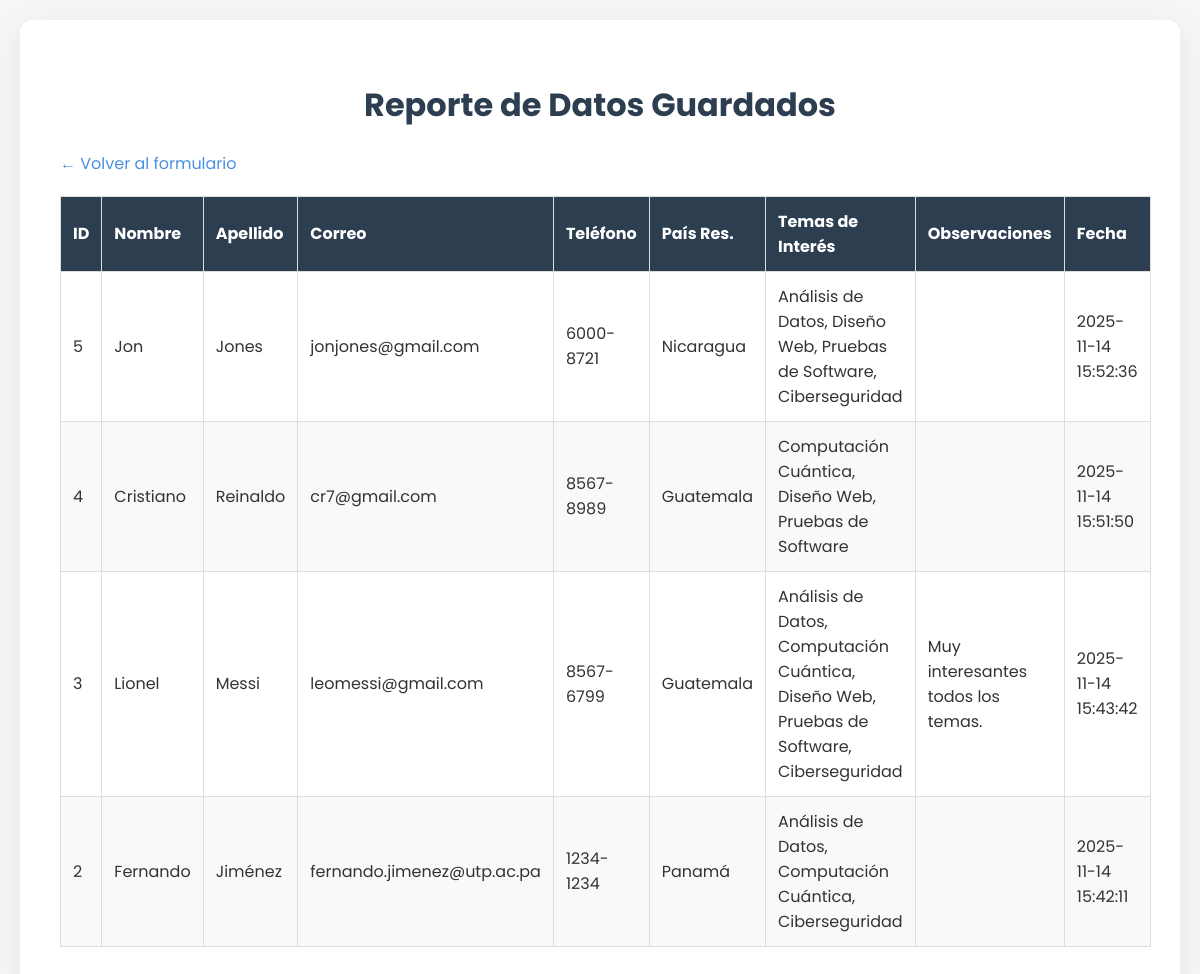
The page /reporte.php on the database its author committed.
### tables this page shows
CREATE TABLE IF NOT EXISTS `inscriptores` (
  `id` int NOT NULL AUTO_INCREMENT,
  `nombre` varchar(100) NOT NULL,
  `apellido` varchar(100) NOT NULL,
  `edad` int NOT NULL,
  `sexo` varchar(20) NOT NULL,
  `id_pais_residencia` int NOT NULL,
  `nacionalidad` varchar(100) NOT NULL,
  `correo` varchar(100) NOT NULL,
  `telefono` varchar(20) NOT NULL,
  `temas_interes` varchar(255) DEFAULT NULL,
  `observaciones` text,
  `fecha_registro` timestamp NULL DEFAULT CURRENT_TIMESTAMP,
  PRIMARY KEY (`id`),
  KEY `id_pais_residencia` (`id_pais_residencia`)
);

CREATE TABLE IF NOT EXISTS `paises` (
  `id` int NOT NULL AUTO_INCREMENT,
  `nombre` varchar(100) NOT NULL,
  PRIMARY KEY (`id`)
);

### reporte.php (the view, shortened to what this page needs)
<?php
try {
    $db = new Conexion();
    $conn = $db->getConexion();
    $sql = "SELECT i.*, p.nombre AS nombre_pais
            FROM inscriptores i
            JOIN paises p ON i.id_pais_residencia = p.id
            ORDER BY i.id DESC";
    $stmt = $conn->query($sql);
    $registros = $stmt->fetchAll(PDO::FETCH_ASSOC);
} catch (PDOException $e) {
    die("Error al obtener los registros: " . $e->getMessage());
}
?>
<!DOCTYPE html>
<html lang="es">
<head>
    <link rel="stylesheet" href="estilos.css">
</head>
<body>
    <div class="form-container report-container">
        <h1>Reporte de Datos Guardados</h1>
        <p><a href="index.php">&larr; Volver al formulario</a></p>
        <table>
            <thead>
                <tr>
                    <th>ID</th>
                    <th>Nombre</th>
                    <th>Apellido</th>
                    <th>Correo</th>
                    <th>Teléfono</th>
                    <th>País Res.</th>
                    <th>Temas de Interés</th>
                    <th>Observaciones</th>
                    <th>Fecha</th>
                </tr>
            </thead>
            <tbody>
                <?php if (count($registros) > 0): ?>
                    <?php foreach ($registros as $row): ?>
                        <tr>
                            <td><?php echo htmlspecialchars($row['id']); ?></td>
                            <td><?php echo htmlspecialchars($row['nombre']); ?></td>
                            <td><?php echo htmlspecialchars($row['apellido']); ?></td>
                            <td><?php echo htmlspecialchars($row['correo']); ?></td>
                            <td><?php echo htmlspecialchars($row['telefono']); ?></td>
                            <td><?php echo htmlspecialchars($row['nombre_pais']); ?></td>
                            <td><?php echo htmlspecialchars($row['temas_interes'] ?? ''); ?></td>
                            <td><?php echo htmlspecialchars($row['observaciones'] ?? ''); ?></td>
                            <td><?php echo htmlspecialchars($row['fecha_registro']); ?></td>
                        </tr>
                    <?php endforeach; ?>
                <?php else: ?>
                    <tr>
                        <td colspan="9">Aún no hay registros guardados.</td>
                    </tr>
                <?php endif; ?>
            </tbody>
        </table>
    </div>
</body>
</html>

### estilos.css (style rules this page uses)
body { font-family: 'Poppins', sans-serif; background-color: #f4f7f6; color: #333; margin: 0; padding: 20px; display: flex; flex-direction: column; justify-content: center; align-items: center; min-height: 100vh; }
.form-container { background-color: #ffffff; padding: 40px; border-radius: 12px; box-shadow: 0 8px 30px rgba(0, 0, 0, 0.08); max-width: 600px; width: 100%; box-sizing: border-box; }
h1 { text-align: center; color: #2c3e50; }

### reporte.php (style rules this page uses)
.report-container { max-width: 1200px; }
table { width: 100%; border-collapse: collapse; margin-top: 20px; }
th, td { padding: 12px; border: 1px solid #ddd; text-align: left; }
th { background-color: #2c3e50; color: white; }
tr:nth-child(even) { background-color: #f9f9f9; }
a { color: #4A90E2; text-decoration: none; }

### rows shown on the page
inscriptores: id "5", nombre "Jon", apellido "Jones", correo "jonjones@gmail.com", telefono "6000-8721", paises.nombre "Nicaragua", temas_interes "Análisis de Datos, Diseño Web, Pruebas de Software, Ciberseguridad", fecha_registro "2025-11-14 15:52:36"
inscriptores: id "4", nombre "Cristiano", apellido "Reinaldo", correo "cr7@gmail.com", telefono "8567-8989", paises.nombre "Guatemala", temas_interes "Computación Cuántica, Diseño Web, Pruebas de Software", fecha_registro "2025-11-14 15:51:50"
inscriptores: id "3", nombre "Lionel", apellido "Messi", correo "leomessi@gmail.com", telefono "8567-6799", paises.nombre "Guatemala", temas_interes "Análisis de Datos, Computación Cuántica, Diseño Web, Pruebas de Software, Ciberseguridad", observaciones "Muy interesantes todos los temas.", fecha_registro "2025-11-14 15:43:42"
inscriptores: id "2", nombre "Fernando", apellido "Jiménez", correo "fernando.jimenez@utp.ac.pa", telefono "1234-1234", paises.nombre "Panamá", temas_interes "Análisis de Datos, Computación Cuántica, Ciberseguridad", fecha_registro "2025-11-14 15:42:11"
